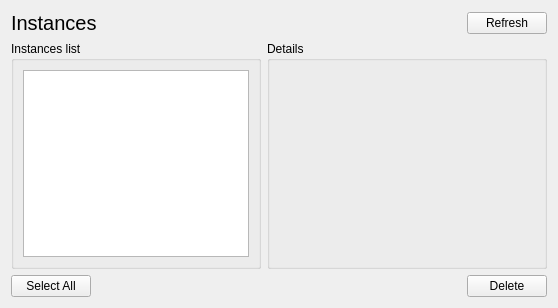
<?xml version="1.0" encoding="UTF-8"?>
<ui version="4.0">
 <class>Form</class>
 <widget class="QWidget" name="Form">
  <property name="geometry">
   <rect>
    <x>0</x>
    <y>0</y>
    <width>558</width>
    <height>308</height>
   </rect>
  </property>
  <property name="windowTitle">
   <string>Form</string>
  </property>
  <layout class="QVBoxLayout" name="verticalLayout">
   <item>
    <layout class="QHBoxLayout" name="horizontalLayout_3">
     <item>
      <widget class="QLabel" name="lbl_title">
       <property name="font">
        <font>
         <pointsize>15</pointsize>
        </font>
       </property>
       <property name="text">
        <string>Instances</string>
       </property>
      </widget>
     </item>
     <item>
      <spacer name="horizontalSpacer">
       <property name="orientation">
        <enum>Qt::Horizontal</enum>
       </property>
       <property name="sizeHint" stdset="0">
        <size>
         <width>40</width>
         <height>20</height>
        </size>
       </property>
      </spacer>
     </item>
     <item>
      <widget class="QPushButton" name="btn_refresh">
       <property name="text">
        <string>Refresh</string>
       </property>
       <property name="icon">
        <iconset theme="view-refresh">
         <normaloff>.</normaloff>.</iconset>
       </property>
      </widget>
     </item>
    </layout>
   </item>
   <item>
    <layout class="QGridLayout" name="gridLayout" rowstretch="1" columnstretch="1,1">
     <property name="sizeConstraint">
      <enum>QLayout::SetDefaultConstraint</enum>
     </property>
     <item row="0" column="0">
      <widget class="QGroupBox" name="gbx_list">
       <property name="title">
        <string>Instances list</string>
       </property>
       <layout class="QVBoxLayout" name="verticalLayout_2">
        <item>
         <widget class="QListWidget" name="lw_instances">
          <property name="verticalScrollBarPolicy">
           <enum>Qt::ScrollBarAsNeeded</enum>
          </property>
          <property name="selectionMode">
           <enum>QAbstractItemView::ExtendedSelection</enum>
          </property>
         </widget>
        </item>
       </layout>
      </widget>
     </item>
     <item row="0" column="1">
      <widget class="QGroupBox" name="gbx_details">
       <property name="minimumSize">
        <size>
         <width>280</width>
         <height>160</height>
        </size>
       </property>
       <property name="title">
        <string>Details</string>
       </property>
       <layout class="QVBoxLayout" name="verticalLayout_3">
        <item>
         <widget class="QScrollArea" name="scrollArea">
          <property name="autoFillBackground">
           <bool>false</bool>
          </property>
          <property name="styleSheet">
           <string notr="true">background-color:transparent;</string>
          </property>
          <property name="widgetResizable">
           <bool>true</bool>
          </property>
          <widget class="QWidget" name="scrollAreaWidgetContents">
           <property name="geometry">
            <rect>
             <x>0</x>
             <y>0</y>
             <width>252</width>
             <height>170</height>
            </rect>
           </property>
           <property name="autoFillBackground">
            <bool>false</bool>
           </property>
           <property name="styleSheet">
            <string notr="true">background-color:transparent;</string>
           </property>
           <layout class="QHBoxLayout" name="horizontalLayout">
            <item>
             <layout class="QFormLayout" name="fl_details_data"/>
            </item>
           </layout>
          </widget>
         </widget>
        </item>
       </layout>
      </widget>
     </item>
    </layout>
   </item>
   <item>
    <layout class="QHBoxLayout" name="l_bottom">
     <item>
      <widget class="QPushButton" name="btn_select_all">
       <property name="text">
        <string>Select All</string>
       </property>
       <property name="icon">
        <iconset theme="edit-select-all">
         <normaloff>.</normaloff>.</iconset>
       </property>
      </widget>
     </item>
     <item>
      <spacer name="horizontalSpacer_2">
       <property name="orientation">
        <enum>Qt::Horizontal</enum>
       </property>
       <property name="sizeHint" stdset="0">
        <size>
         <width>40</width>
         <height>20</height>
        </size>
       </property>
      </spacer>
     </item>
     <item>
      <widget class="QPushButton" name="btn_delete">
       <property name="text">
        <string>Delete</string>
       </property>
       <property name="icon">
        <iconset theme="list-remove">
         <normaloff>.</normaloff>.</iconset>
       </property>
      </widget>
     </item>
    </layout>
   </item>
  </layout>
 </widget>
 <resources/>
 <connections/>
</ui>
